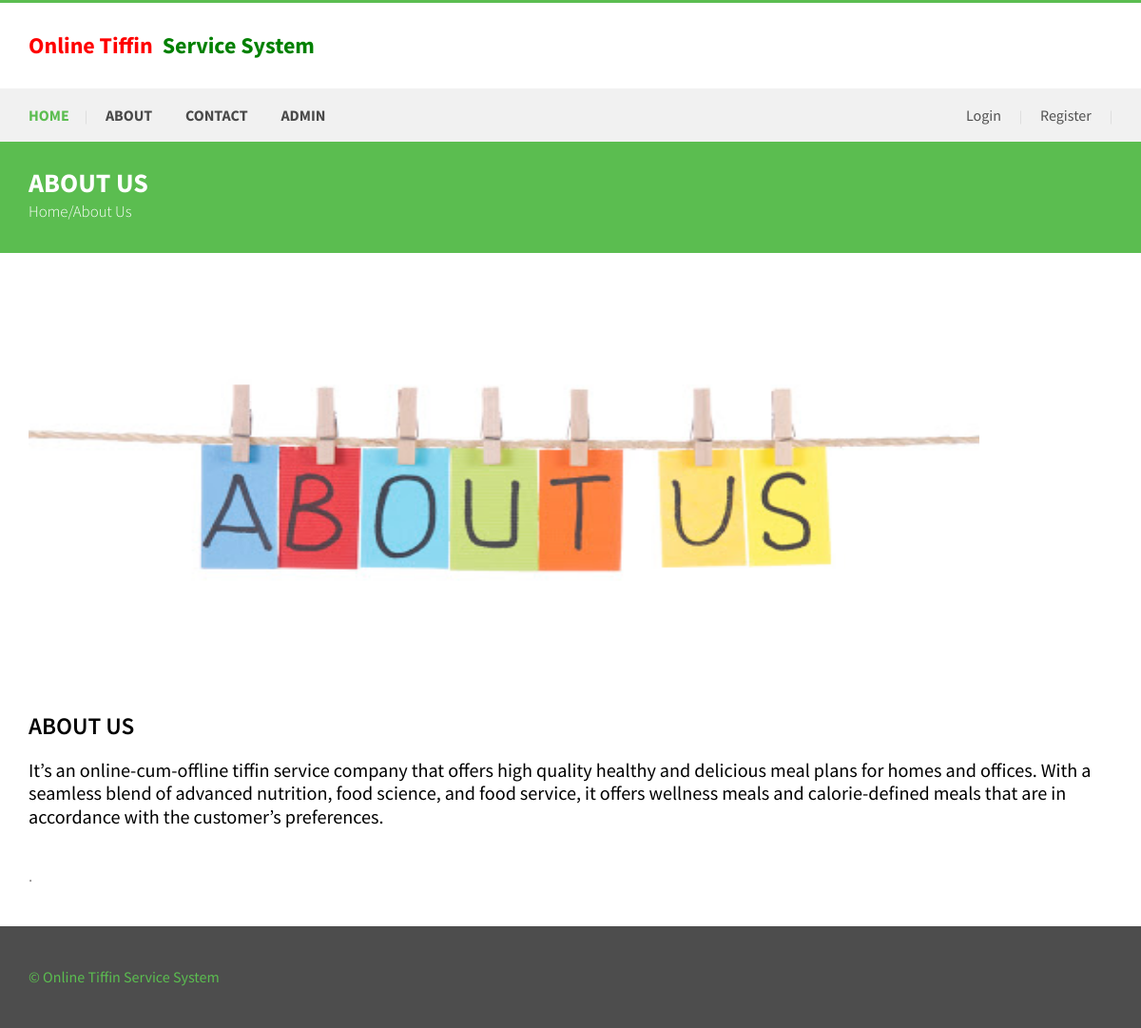
The app's page /otss/about-us.php with its own data.
### tables this page shows
CREATE TABLE `tblpage` (
  `ID` int(10) NOT NULL,
  `PageType` varchar(120) DEFAULT NULL,
  `PageTitle` mediumtext DEFAULT NULL,
  `PageDescription` mediumtext DEFAULT NULL,
  `Email` varchar(200) DEFAULT NULL,
  `MobileNumber` bigint(10) DEFAULT NULL,
  `UpdationDate` timestamp NULL DEFAULT NULL ON UPDATE current_timestamp()
);

### otss/about-us.php (the view, shortened to what this page needs)
<?php
include('includes/dbconnection.php');
?>
<!DOCTYPE html>
<html>
<head>
<link href="css/bootstrap.css" rel='stylesheet' type='text/css' />
<link href="css/style.css" rel="stylesheet" type="text/css" media="all" />
<link href="css/animate.css" rel='stylesheet' type='text/css' />
</head>
<body>
	<div class="header">
		<?php include_once('includes/header.php');?>
	<div class="contact-section-page">
		<div class="contact-head">
		    <div class="container">
				<h3>About Us</h3>
				<p>Home/About Us</p>
			</div>
		</div>
		<div class="contact_top">
			 		<div class="container">
			 			<?php
$sql="SELECT * from tblpage where PageType='aboutus'";
$query = $dbh -> prepare($sql);
$query->execute();
$results=$query->fetchAll(PDO::FETCH_OBJ);
$cnt=1;
if($query->rowCount() > 0)
{
foreach($results as $row)
{               ?>
					        <div >
					        	<div class="contact-map">
			<img src="images/unnamed.jpg" width="1000" height="400" />
		</div>
	  <div>
					        	<div class="company_ad">
							     		<h3 style=""><?php  echo htmlentities($row->PageTitle);?></h3>
							     		<br />
							     		<span><?php  echo $row->PageDescription;?>.</span>
							   		</div>
									</div>
							 </div>
						</div> <?php $cnt=$cnt+1;}} ?>
					</div>
	</div>
	<?php include_once('includes/footer.php');?>
</body>
</html>

### otss/css/style.css (style rules this page uses)
body { padding:0; margin:0; font-family: 'Source Sans Pro', sans-serif; }
h1,h2,h3,h4,h5,h6 { margin:0; }
p { margin:0; }
.header { border-top: 3px solid #5BBD50; }
.contact-head { padding: 3.2em 0; background: #5BBD50; }
.contact-head h3 { text-align: left; color: #fff; font-size: 2em; text-transform: uppercase; font-weight: 700; }
.contact_top { padding:4em 0 3em 0; }
.contact-head p { text-align: left; color: #fff; font-size: 1.2em; font-weight: 300; margin: 0.2em auto; }
.company_ad { margin-top: 2em; }
.company_ad h3 { font-size:1.8em; text-transform: uppercase; color:#000000; font-weight:600; }
.company_ad span { font-size: 1.2em; line-height: 1.2em; color:#8A8888; font-weight: 400; }
@media screen and (max-width:1280px) { .contact-head { padding: 2em 0; } }

### records on screen
tblpage: PageTitle "ABOUT US", PageDescription "It’s an online-cum-offline tiffin service company that offers high quality healthy and delicious meal plans for homes and offices. With a seamless blend of advanced nutrition, food science, and food service, it offers wellness meals and calorie-defined meals that are in accordance with the customer’s preferences."
